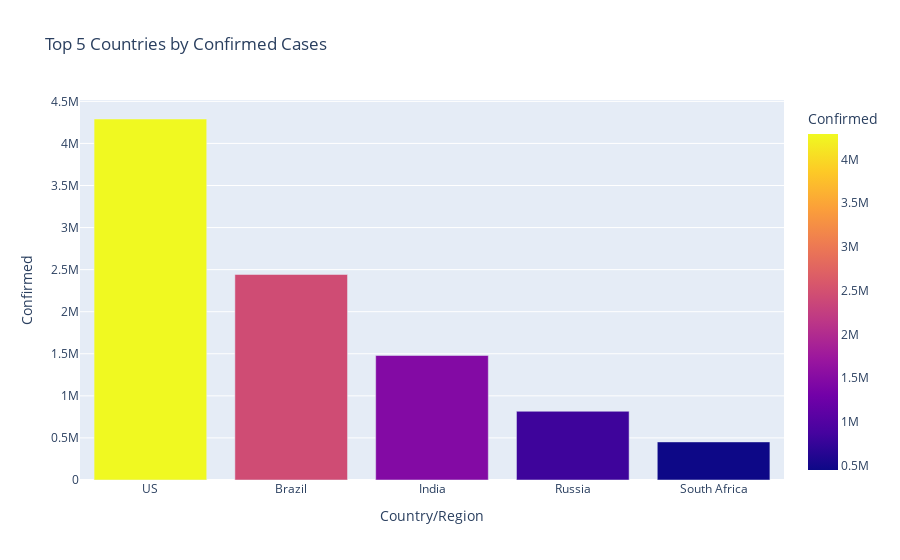

The notebook cell saved with this chart:
### Code cell
import plotly.express as px
top_confirmed = data.sort_values(by='Confirmed', ascending=False).head(5)

fig = px.bar(top_confirmed, 
             x='Country/Region', 
             y='Confirmed', 
             color='Confirmed',  # colors bars by value
             title='Top 5 Countries by Confirmed Cases')

fig.show()

### Figure 1 — Plotly figure (JSON) as saved in the notebook; plotly's stock layout.template omitted (floating-point values rounded to 4 significant figures)
{"data": [{"alignmentgroup": "True", "hovertemplate": "Country/Region=%{x}<br>Confirmed=%{marker.color}<extra></extra>", "legendgroup": "", "marker": {"color": [4290259, 2442375, 1480073, 816680, 452529], "coloraxis": "coloraxis", "pattern": {"shape": ""}}, "name": "", "offsetgroup": "", "orientation": "v", "showlegend": false, "textposition": "auto", "type": "bar", "x": ["US", "Brazil", "India", "Russia", "South Africa"], "xaxis": "x", "y": [4290259, 2442375, 1480073, 816680, 452529], "yaxis": "y"}], "layout": {"autosize": true, "barmode": "relative", "coloraxis": {"colorbar": {"title": {"text": "Confirmed"}}, "colorscale": [[0, "#0d0887"], [0.1111, "#46039f"], [0.2222, "#7201a8"], [0.3333, "#9c179e"], [0.4444, "#bd3786"], [0.5556, "#d8576b"], [0.6667, "#ed7953"], [0.7778, "#fb9f3a"], [0.8889, "#fdca26"], [1, "#f0f921"]]}, "legend": {"tracegroupgap": 0}, "title": {"text": "Top 5 Countries by Confirmed Cases"}, "xaxis": {"anchor": "y", "autorange": true, "domain": [0, 1], "range": [-0.5, 4.5], "title": {"text": "Country/Region"}, "type": "category"}, "yaxis": {"anchor": "x", "autorange": true, "domain": [0, 1], "range": [0, 4516000.0], "title": {"text": "Confirmed"}, "type": "linear"}}}
